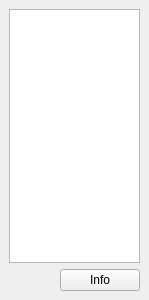
<?xml version="1.0" encoding="UTF-8"?>
<ui version="4.0">
 <class>SearchResultDockWidget</class>
 <widget class="QDockWidget" name="SearchResultDockWidget">
  <property name="geometry">
   <rect>
    <x>0</x>
    <y>0</y>
    <width>149</width>
    <height>300</height>
   </rect>
  </property>
  <property name="windowTitle">
   <string>Search Result</string>
  </property>
  <widget class="QWidget" name="dockWidgetContents">
   <layout class="QVBoxLayout" name="verticalLayout">
    <item>
     <widget class="QListWidget" name="listWidget_search">
      <property name="sizePolicy">
       <sizepolicy hsizetype="Expanding" vsizetype="Expanding">
        <horstretch>0</horstretch>
        <verstretch>0</verstretch>
       </sizepolicy>
      </property>
     </widget>
    </item>
    <item>
     <layout class="QHBoxLayout" name="horizontalLayout_8">
      <item>
       <widget class="QLabel" name="label_search">
        <property name="text">
         <string/>
        </property>
       </widget>
      </item>
      <item>
       <widget class="QPushButton" name="pushButton_searchInfo">
        <property name="sizePolicy">
         <sizepolicy hsizetype="Fixed" vsizetype="Fixed">
          <horstretch>0</horstretch>
          <verstretch>0</verstretch>
         </sizepolicy>
        </property>
        <property name="text">
         <string>Info</string>
        </property>
        <property name="icon">
         <iconset resource="../../icons.qrc">
          <normaloff>:/icons/16x16/view-statistics.png</normaloff>:/icons/16x16/view-statistics.png</iconset>
        </property>
       </widget>
      </item>
     </layout>
    </item>
   </layout>
  </widget>
 </widget>
 <resources>
  <include location="../../icons.qrc"/>
 </resources>
 <connections/>
</ui>
